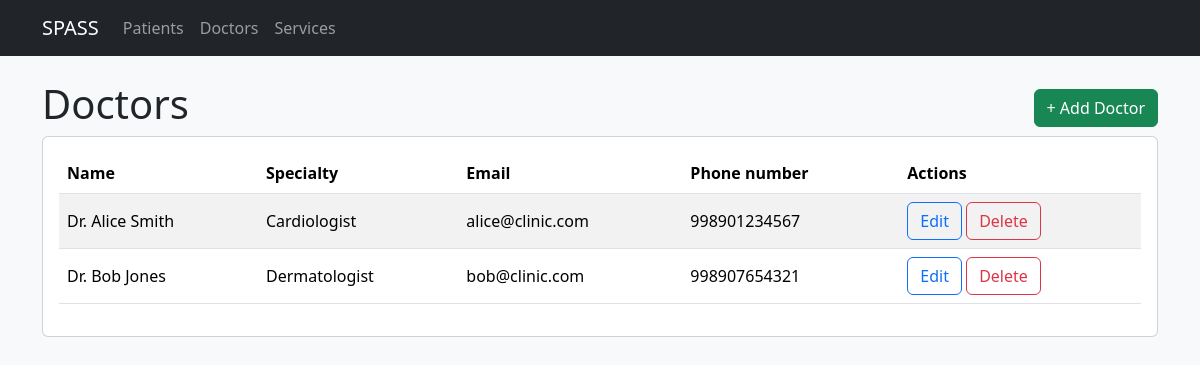
/doctors/, run on an earlier commit of the app's database.
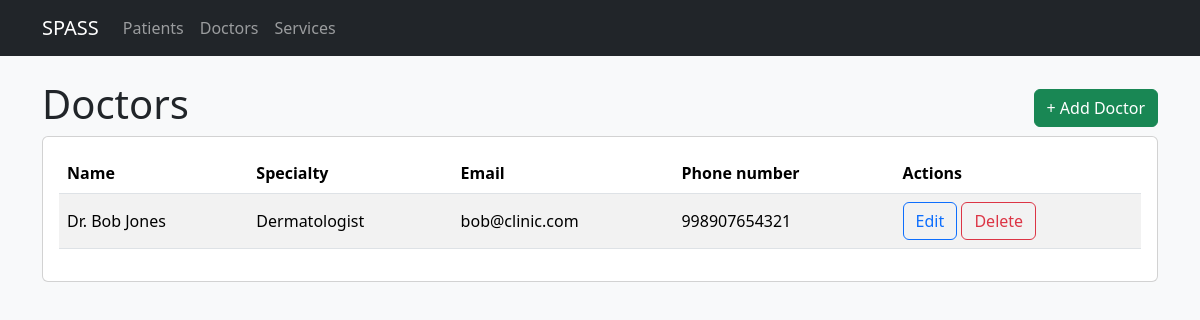
And on a later commit of the database.
### scheduling/models.py (models this page shows, shortened)
class Doctor(Model):
    name = CharField(max_length=100)
    email = EmailField(unique=True)
    specialization = CharField(max_length=100)
    phone_number = CharField(max_length=15)

### scheduling/views.py (the view)
# urls.py: path('doctors/', views.doctors_list, name='doctors'),
def doctors_list(request):
    doctors = Doctor.objects.all()
    context = {
        "doctors": doctors
    }
    return render(request, 'doctors/doctors.html', context)

### scheduling/templates/doctors/doctors.html (shortened to what this page needs)
{% extends "base.html" %}
{% block content %}
  <div class="d-flex justify-content-between align-items-center">
      <h1>Doctors</h1>
      <a href="{% url 'create_doctor' %}" class="btn btn-success">+ Add Doctor</a>
  </div>
    <div class='card'>
        <div class="card-body">
            <div class="table-responsive">
                <table class="table table-striped align-middle">
                    <thead>
                        <tr>
                            <th>Name</th>
                            <th>Specialty</th>
                            <th>Email</th>
                            <th>Phone number</th>
                            <th>Actions</th>
                        </tr>
                    </thead>
                    <tbody>
                        {% for doctor in doctors %}
                        <tr>
                            <td>{{ doctor.name }}</td>
                            <td>{{ doctor.specialization }}</td>
                            <td>{{ doctor.email }}</td>
                            <td>{{ doctor.phone_number }}</td>
                            <td>
                            <a class="btn btn-outline-primary" href="{% url 'update_doctor' doctor.id %}" >Edit</a>
                            <a class="btn btn-outline-danger" href="{% url 'delete_doctor' doctor.id %}" >Delete</a>
                            </td>
                        </tr>
                        {% endfor %}
                    </tbody>
                </table>
            </div>
        </div>
    </div>
{% endblock %}

What changed in the data, as far as the page shows it:
removed Doctor: name "Dr. Alice Smith", specialization "Cardiologist", email "alice@clinic.com", phone_number "998901234567"
